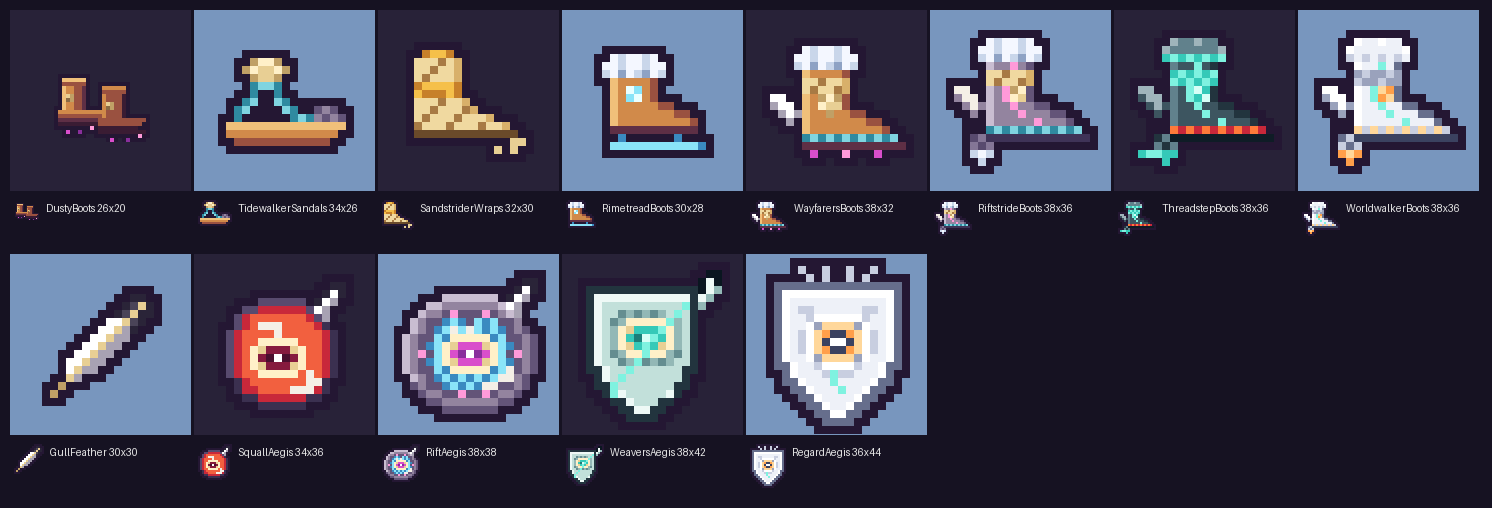

This chart was generated by the following Python code:
"""Contact sheet of the two accessory trees, for inspection only:

    uv run --with pillow --python 3.12 python Art/trees/preview_accessories.py

Two rows (boots line, aegis line) at 1x and 4x on a cavern-dark and a sky-light background,
so a dark bottom edge that reads as prongs or a pale icon that vanishes both show.
"""
from pathlib import Path
from PIL import Image, ImageDraw

ROOT = Path(__file__).resolve().parents[2]
DIR = ROOT / "Content/Items/Accessories/Trees"
ROWS = [
    ["../DustyBoots", "TidewalkerSandals", "SandstriderWraps", "RimetreadBoots", "WayfarersBoots",
     "RiftstrideBoots", "ThreadstepBoots", "WorldwalkerBoots"],
    ["GullFeather", "SquallAegis", "RiftAegis", "WeaversAegis", "RegardAegis"],
]
S = 4
CELL = 46 * S
sheet = Image.new("RGBA", (CELL * 8 + 20, (CELL + 60) * 2 + 20), (22, 18, 34, 255))
d = ImageDraw.Draw(sheet)
for r, row in enumerate(ROWS):
    for c, name in enumerate(row):
        p = DIR / f"{name}.png"
        x0, y0 = 10 + c * CELL, 10 + r * (CELL + 60)
        bg = (40, 34, 56, 255) if (c + r) % 2 == 0 else (120, 150, 190, 255)
        d.rectangle([x0, y0, x0 + CELL - 4, y0 + CELL - 4], fill=bg)
        if not p.exists():
            d.text((x0 + 4, y0 + 4), "missing", fill=(255, 80, 80, 255))
            continue
        im = Image.open(p).convert("RGBA")
        big = im.resize((im.width * S, im.height * S), Image.NEAREST)
        sheet.alpha_composite(big, (x0 + (CELL - big.width) // 2, y0 + (CELL - big.height) // 2))
        sheet.alpha_composite(im, (x0 + 4, y0 + CELL + 6))
        d.text((x0 + im.width + 10, y0 + CELL + 8), f"{name.split('/')[-1]} {im.width}x{im.height}",
               fill=(230, 230, 230, 255))
out = ROOT / "Art/trees/preview_accessories.png"
sheet.save(out)
print(out)
